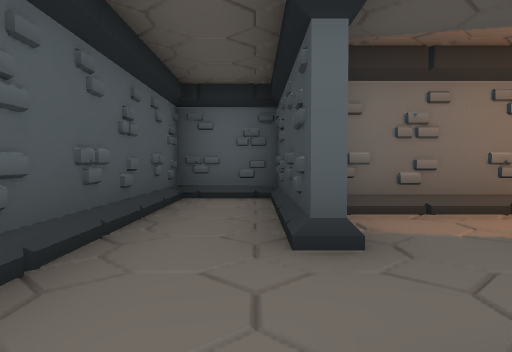
View 1 (above)

18 first-person views from a walk through a Godot game level. The camera is 1.2 m above the floor, tilts 2° down and sees 70° across. The floor is counted in squares, 2 m on a side. Each view is taken from the middle of a square. On the plan, view 1 faces up. The plan holds only what a view shows up to about 10 squares ahead; the rest is blank. The place goes on beyond the plan.

View 2
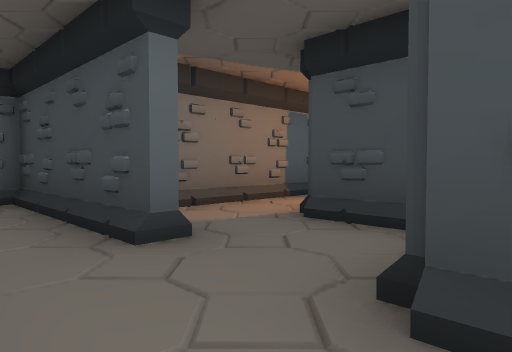

View 3
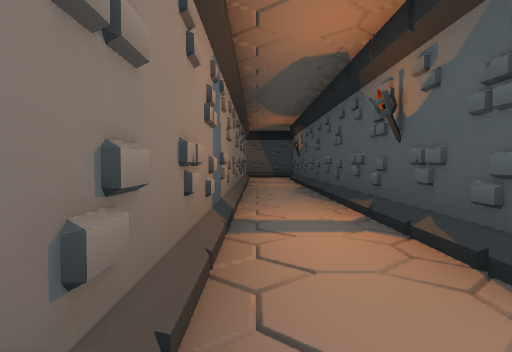

View 4
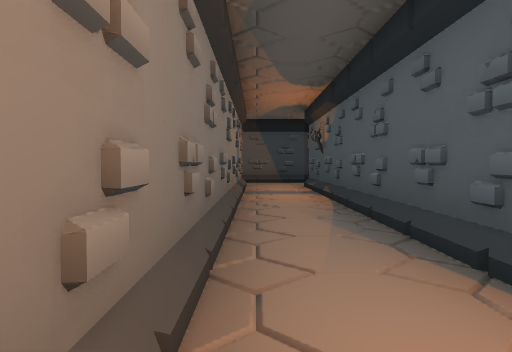

View 5
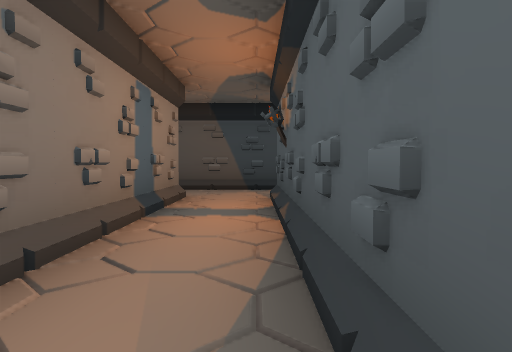

View 6
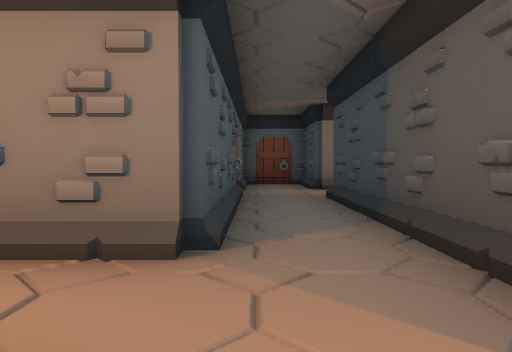

View 7
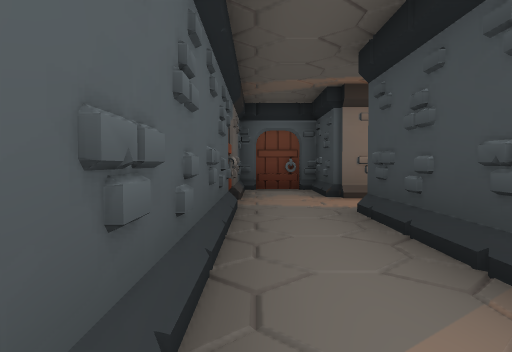

View 8
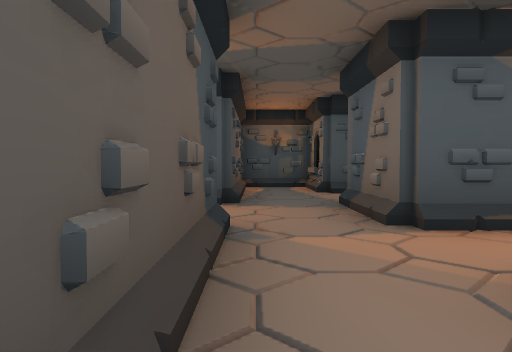

View 9
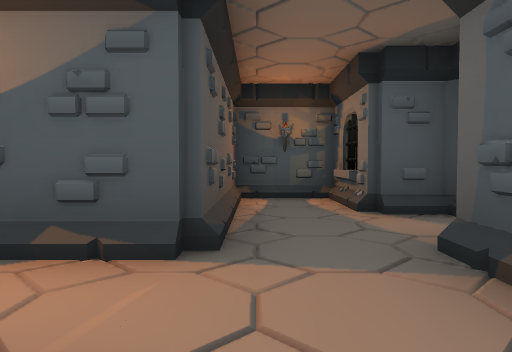

View 10
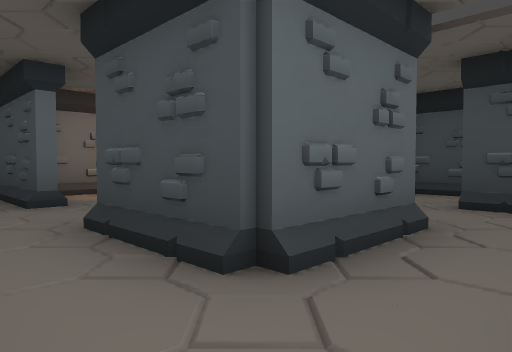

View 11
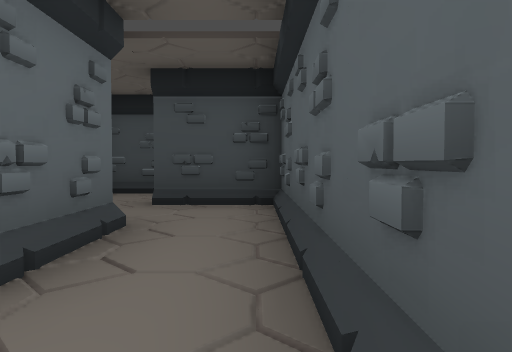

View 12
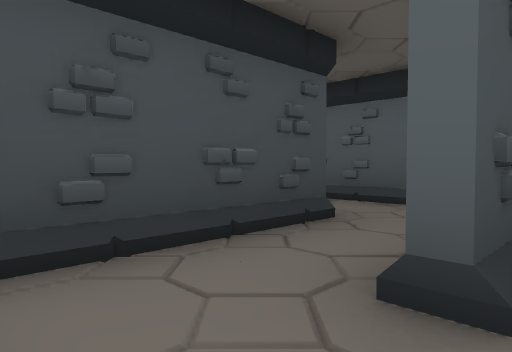

View 13
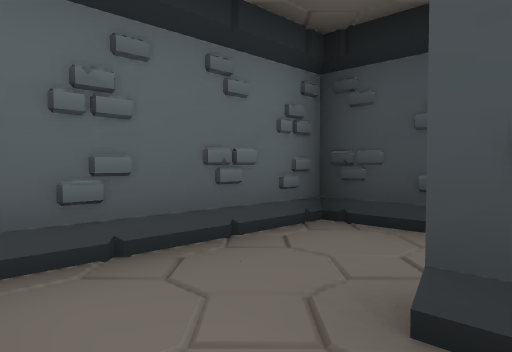

View 14
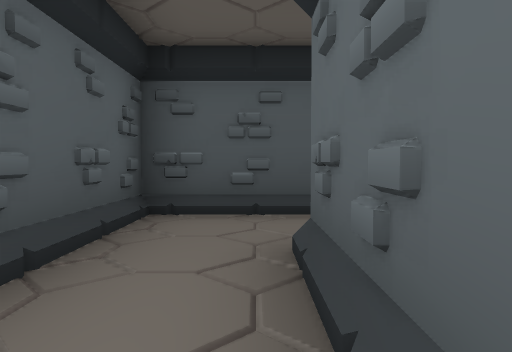

View 15
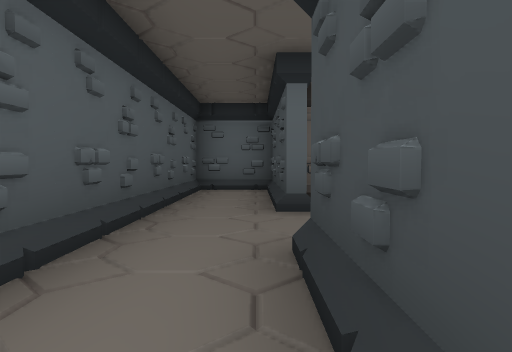

View 16
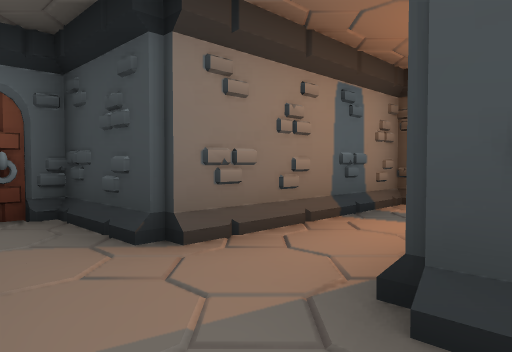

View 17
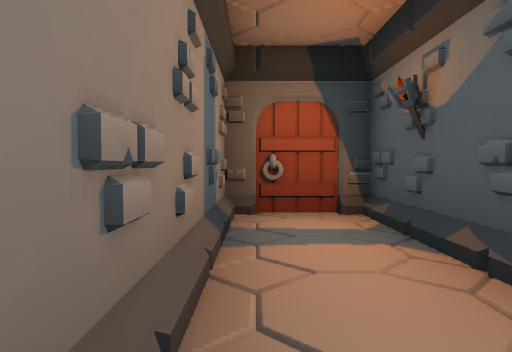

View 18
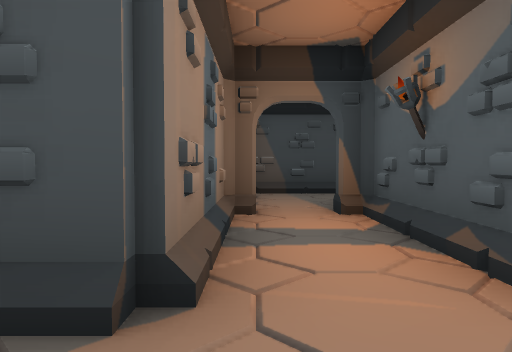

### Floor plan
Points are (right, up) in squares from view 1. A wall is a line through its corners. A room is listed if a view was taken in it or the views show most of it. See-through windows are left out.
Room 1 (views 1, 2, 3, 4, 5, 6, 7, 8, 9, 10, 11, 15, 16, 17, 18)
walls: (2.9, 2.6) (14.6, 2.6) (14.6, 0.5); (2.4, 1.4) (2.4, 2.6); (14.8, -3.4) (16.4, -3.4) (16.4, 0.6) (19.2, 0.6); (2.6, -1.6) (0.4, -1.6) (0.4, 0.6); (19, 2.3) (16.7, 2.3); (19.2, 2.5) (16.4, 2.5) (16.4, 8.6); (17.9, 8.6) (20.4, 8.6) (20.4, 10.4) (16.4, 10.4) (16.4, 12.4) (14.6, 12.4) (14.6, 4.4) (0.9, 4.4); (-1.4, 2.5) (-1.4, -3.4) (2.5, -3.4)
ways out: opening at (1.5, -2.5) to room 2; opening at (-1, 3)
Room 2 (views 12, 13, 14)
walls: (4.6, 0.4) (3.4, 0.4); (2.5, -3.4) (4.4, -3.4) (4.4, -1.5)
ways out: opening at (1.5, -2.5) to room 1; opening at (4, -0.5) to room 3
Room 3 (no view inside)
walls: (6.4, -3.6) (6.4, 0.4) (4.6, 0.4)
ways out: opening at (4, -0.5) to room 2; opening at (5.5, -2.5)

Positions as (right, up) in squares from view 1, and headings:
1: (0, 0), facing up
2: (-1, 0), facing up-right
3: (1, 4), facing right
4: (5, 4), facing right
5: (8, 3), facing right
6: (15, 2), facing up
7: (15, 4), facing up
8: (16, 6), facing down
9: (16, 3), facing down
10: (-1, -3), facing up-right
11: (-1, -3), facing right
12: (4, 0), facing down-right
13: (3, -2), facing up-right
14: (3, -2), facing left
15: (0, -2), facing up
16: (15, 8), facing up-right
17: (16, 10), facing right
18: (15, 2), facing right
